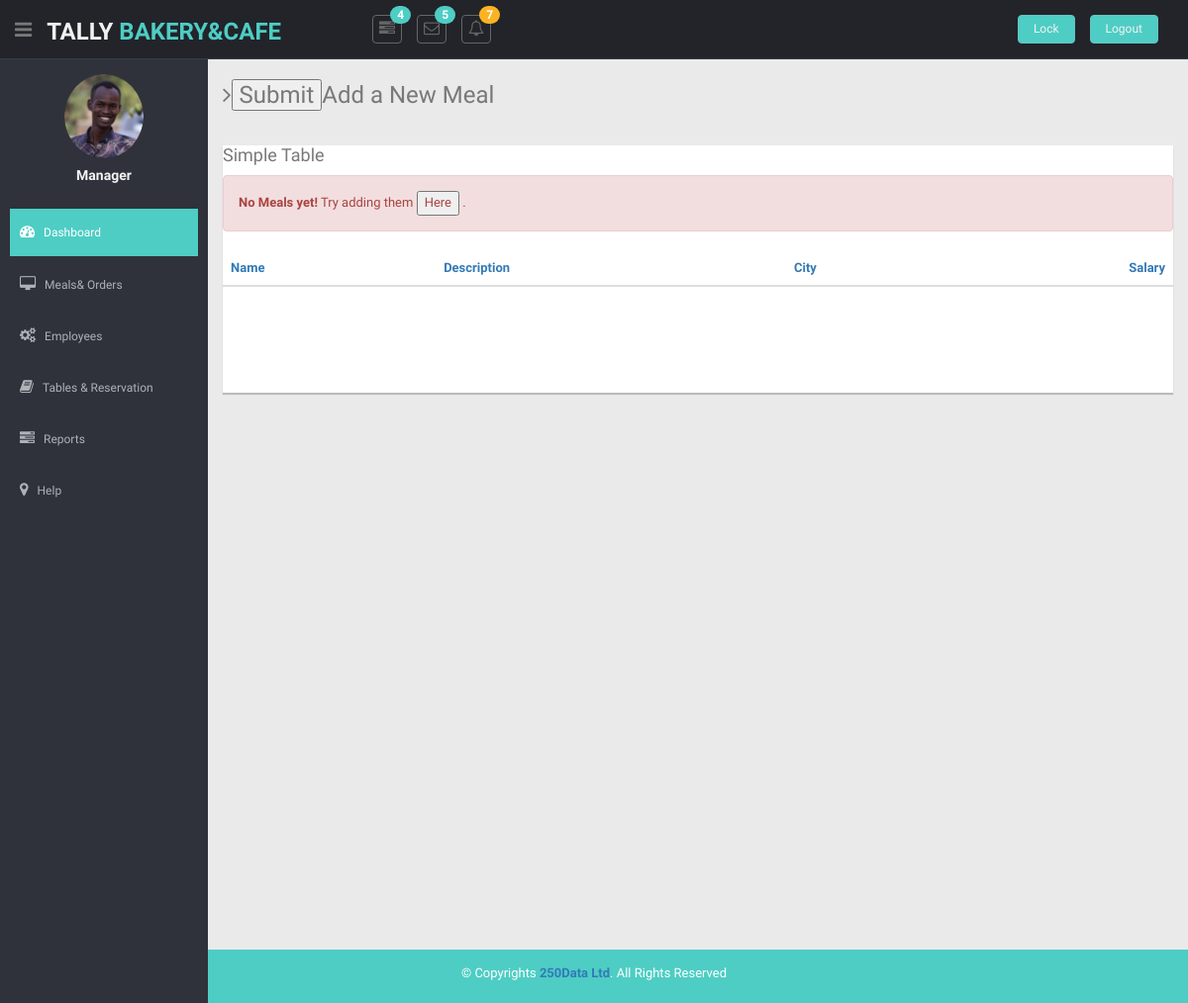
Before: /meals/ with the older database file.
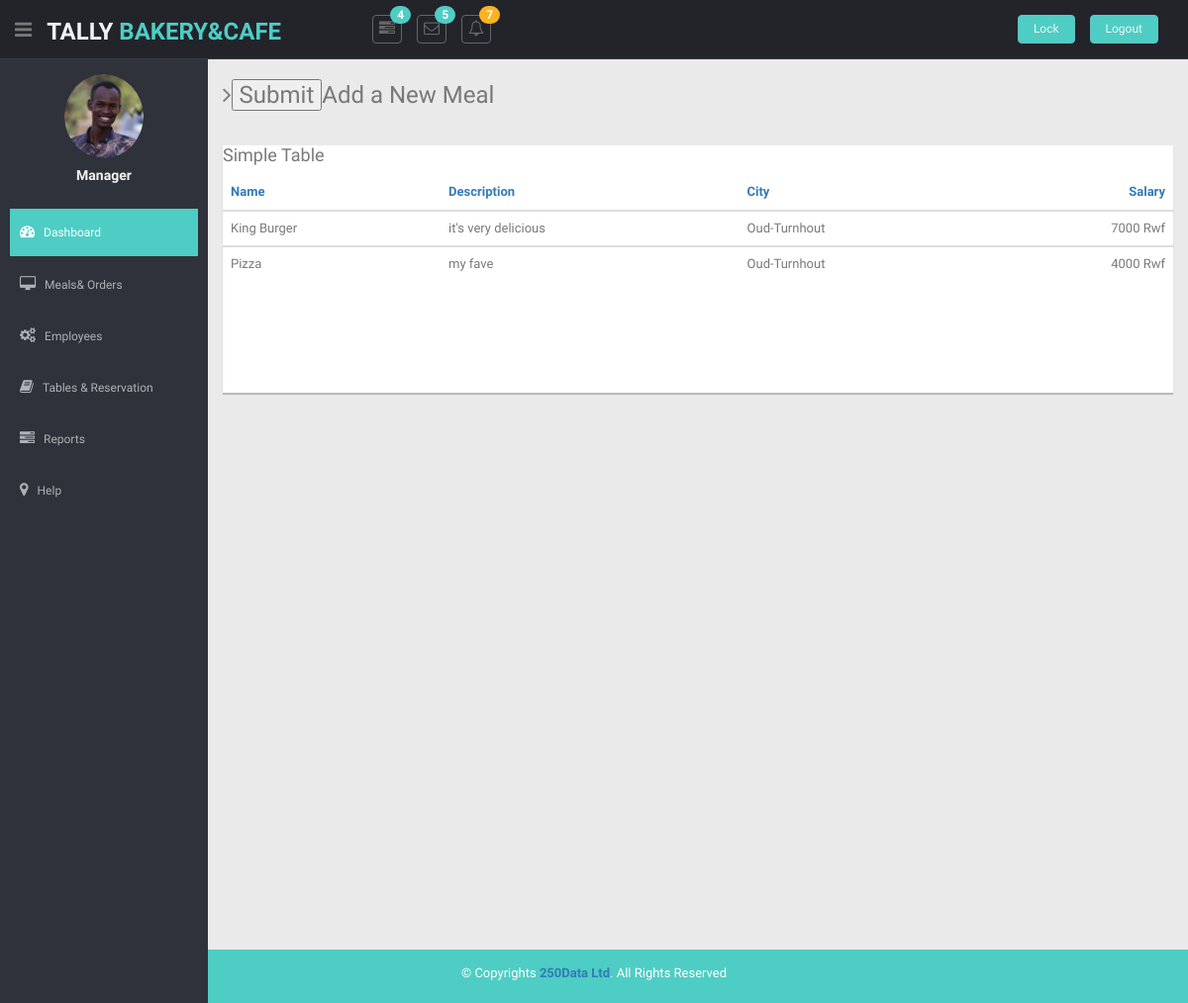
After: the same page with the newer database file.
### core/models.py (models this page shows, shortened)
class Meal(models.Model):
    title = models.CharField(max_length=140)
    description = models.TextField()
    price = models.PositiveIntegerField()
    class Meta:
        verbose_name =("Meal")
        verbose_name_plural =("Meals")
    def __str__(self):
        return self.title

### core/views.py (the view)
# urls.py: path('meals/', MealList.as_view(), name='meals'),
class MealList(ListView):
	model = Meal
	template_name = "meals.html"

### templates/meals.html
{% extends 'layout.html' %}
{% load static %}
{% block content %}
<body>
    <section id="main-content">
      <section class="wrapper site-min-height">
        <h3><i class="fa fa-angle-right"></i><input method="POST" href="/create_meal" type="submit" >Add a New Meal</h3>
        <div class="row mt">
          <div class="col-lg-12">
            <div class="content">
              <div class="row">
                <div class="col-md-12">
                  <div class="card">
                    <div class="card-header">
                      <h4 class="card-title"> Simple Table</h4>
                    </div>
                    <div class="card-body">
                      <div class="table-responsive">
                        <table class="table">
                          <thead class=" text-primary">
                            <th>
                              Name
                            </th>
                            <th>
                              Description
                            </th>
                            <th>
                              City
                            </th>
                            <th class="text-right">
                              Salary
                            </th>
                          </thead>
                          {% for meal in object_list %}
                          <tbody>
                            <tr>
                              <td>
                                {{meal}}
                              </td>
                              <td>
                                {{meal.description}}
                              </td>
                              <td>
                                Oud-Turnhout
                              </td>
                              <td class="text-right">
                                {{ meal.price }} Rwf
                              </td>
                            </tr>
                            {% empty %}
                            <div class="alert alert-danger"><b>No Meals yet!</b> Try adding them <button href="/create_meal">Here</button> .</div>
                            {% endfor %}
                          </tbody>
                        </table>
                      </div>
                    </div>
                  </div>
                </div>
          </div>
        </div>
      </section>
    </section>
  </section>
</body>
{% endblock %}

### templates/layout.html (shortened to what this page needs)
{% load static %}
<!DOCTYPE html>
<html>
<head>
	<link href="{% static '/lib/bootstrap/css/bootstrap.min.css' %}" rel="stylesheet">
	<link href="{% static '/lib/font-awesome/css/font-awesome.css' %}" rel="stylesheet" />
	<link rel="stylesheet" type="text/css" href="{% static '/css/zabuto_calendar.css' %}">
	<link rel="stylesheet" type="text/css" href="{% static '/lib/gritter/css/jquery.gritter.css' %}" />
	<link href="{% static '/css/style.css' %}" rel="stylesheet">
	<link href="{% static '/css/style-responsive.css' %}" rel="stylesheet">
</head>
<body>
<section id="container">
    <header class="header black-bg">
      <div class="sidebar-toggle-box">
        <div class="fa fa-bars tooltips" data-placement="right" data-original-title="Toggle Navigation"></div>
      </div>
      <a href="/" class="logo"><b>TALLY <span>BAKERY&CAFE</span></b></a>
      <div class="nav notify-row" id="top_menu">
        <ul class="nav top-menu">
          <li class="dropdown">
            <a data-toggle="dropdown" class="dropdown-toggle" href="index.html#">
              <i class="fa fa-tasks"></i>
              <span class="badge bg-theme">4</span>
              </a>
          </li>
          <li id="header_inbox_bar" class="dropdown">
            <a data-toggle="dropdown" class="dropdown-toggle" href="index.html#">
              <i class="fa fa-envelope-o"></i>
              <span class="badge bg-theme">5</span>
              </a>
          </li>
          <li id="header_notification_bar" class="dropdown">
            <a data-toggle="dropdown" class="dropdown-toggle" href="index.html#">
              <i class="fa fa-bell-o"></i>
              <span class="badge bg-warning">7</span>
              </a>
          </li>
        </ul>
      </div>
      <div class="top-menu">
        <ul class="nav pull-right top-menu">
            <li><a class="logout" href="/lock">Lock</a></li>
          <li><a class="logout" href="admin/logout">Logout</a></li>
        </ul>
      </div>
    </header>
    <aside>
      <div id="sidebar" class="nav-collapse ">
        <ul class="sidebar-menu" id="nav-accordion">
          <p class="centered"><a href="profile.html"><img src="{% static '/img/rounded-me.png' %}" class="img-circle" width="80"></a></p>
          <h5 class="centered">Manager</h5>
          <li class="mt">
            <a class="active" href="/">
              <i class="fa fa-dashboard"></i>
              <span>Dashboard</span>
              </a>
          </li>
          <li class="sub-menu">
            <a href="javascript:;">
              <i class="fa fa-desktop"></i>
              <span>Meals& Orders</span>
              </a>
          </li>
          <li class="sub-menu">
            <a href="javascript:;">
              <i class="fa fa-cogs"></i>
              <span>Employees</span>
              </a>
          </li>
          <li class="sub-menu">
            <a href="javascript:;">
              <i class="fa fa-book"></i>
              <span>Tables & Reservation</span>
              </a>
          </li>
          <li class="sub-menu">
            <a href="javascript:;">
              <i class="fa fa-tasks"></i>
              <span>Reports</span>
              </a>
          </li>
          <li>
            <a href="/tips">
              <i class="fa fa-map-marker"></i>
              <span>Help </span>
              </a>
          </li>
        </ul>
      </div>
    </aside>
{% block content %}
{% endblock %}
    <footer class="site-footer">
      <div class="text-center">
        <p>
          &copy; Copyrights <a href="http://250data.io/weyita" target="_blank" ><strong>250Data Ltd</strong></a>. All Rights Reserved
        </p>
      </div>
    </footer>
</body>
</html>

### static/css/style.css (style rules this page uses)
body { color: #797979; background: #eaeaea; font-family: 'Ruda', sans-serif; padding: 0px !important; margin: 0px !important; font-size:13px; }
ul li { list-style: none; }
a, a:hover, a:focus { text-decoration: none; outline: none; }
#container { width: 100%; height: 100%; }
.bg-theme { background-color: #4ECDC4; }
.centered { text-align: center; }
.mt { margin-top: 25px; }
ul.top-menu > li > .logout { color: #f2f2f2; font-size: 12px; border-radius: 4px; -webkit-border-radius: 4px; border: 1px solid #64c3c2 !important; padding: 5px 15px; margin-right: 15px; background: #4ECDC4; margin-top: 15px; }
#sidebar { width: 210px; height: 100%; position: fixed; background: #2f323a; }
#sidebar h5 { color: #f2f2f2; font-weight: 700; }
#sidebar ul li { position: relative; }
ul.sidebar-menu , ul.sidebar-menu li ul.sub { margin: -2px 0 0; padding: 0; }
ul.sidebar-menu { margin-top: 75px; }
ul.sidebar-menu li { margin-bottom: 5px; margin-left:10px; margin-right:10px; }
ul.sidebar-menu li.sub-menu { line-height: 15px; }
ul.sidebar-menu li a span { display: inline-block; }
ul.sidebar-menu li a { color: #aeb2b7; text-decoration: none; display: block; padding: 15px 0 15px 10px; font-size: 12px; outline: none; -webkit-transition: all 0.3s ease; -moz-transition: all 0.3s ease; -o-transition: all 0.3s ease; -ms-transition: all 0.3s ease; transition: all 0.3s ease; }
ul.sidebar-menu li a.active, ul.sidebar-menu li a:hover, ul.sidebar-menu li a:focus { background: #4ECDC4; color: #fff; display: block; -webkit-transition: all 0.3s ease; -moz-transition: all 0.3s ease; -o-transition: all 0.3s ease; -ms-transition: all 0.3s ease; transition: all 0.3s ease; }
ul.sidebar-menu li a i { font-size: 15px; padding-right: 6px; }
ul.sidebar-menu li a.active i { color: #fff; }
#main-content { margin-left: 210px; }
.header, .footer { min-height: 60px; padding: 0 15px; }
.header { position: fixed; left: 0; right: 0; z-index: 1002; }
.black-bg { background: #22242a; border-bottom: 1px solid #393d46; }
.wrapper { display: inline-block; margin-top: 60px; padding-left: 15px; padding-right: 15px; padding-bottom: 15px; padding-top: 0px; width: 100%; }
a.logo { font-size: 24px; color: #f2f2f2; float: left; margin-top: 15px; text-transform: uppercase; }
a.logo b { font-weight: 900; }
a.logo span { color: #4ECDC4; }
#top_menu .nav > li, ul.top-menu > li { float: left; }
.notify-row { float: left; margin-top: 15px; margin-left: 92px; }
ul.top-menu > li > a { color: #666666; font-size: 16px; border-radius: 4px; -webkit-border-radius: 4px; border:1px solid #666666 !important; padding: 2px 6px; margin-right: 15px; }
.notify-row .badge { position: absolute; right: -10px; top: -10px; z-index: 100; }
.sidebar-toggle-box { float: left; padding-right: 15px; margin-top: 20px; }
.sidebar-toggle-box .fa-bars { cursor: pointer; display: inline-block; font-size: 20px; }
.card { background: white; box-shadow: 0 2px 1px rgba(0, 0, 0, 0.2); margin-bottom: 1em; height: 250px; }
.badge.bg-warning { background: #FCB322; }
.site-footer { background: #4ECDC4; color: #fff; padding: 15px 0; }
.site-footer p { margin-bottom: 5px; }
.site-min-height { min-height: 900px; }

Changed rows visible on the page:
added Meal: title "King Burger", description "it's very delicious", price "7000"
added Meal: title "Pizza", description "my fave", price "4000"
Other visible differences:
text no longer shown: "No Meals yet! Try adding them Here ."
